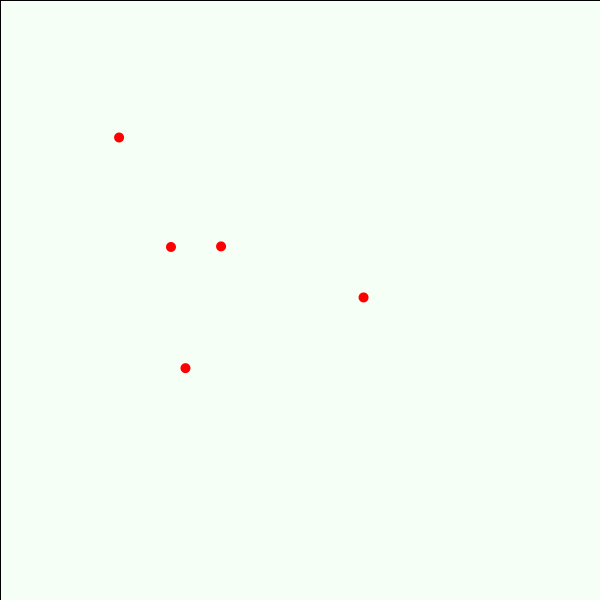
Frame 1 (no input)
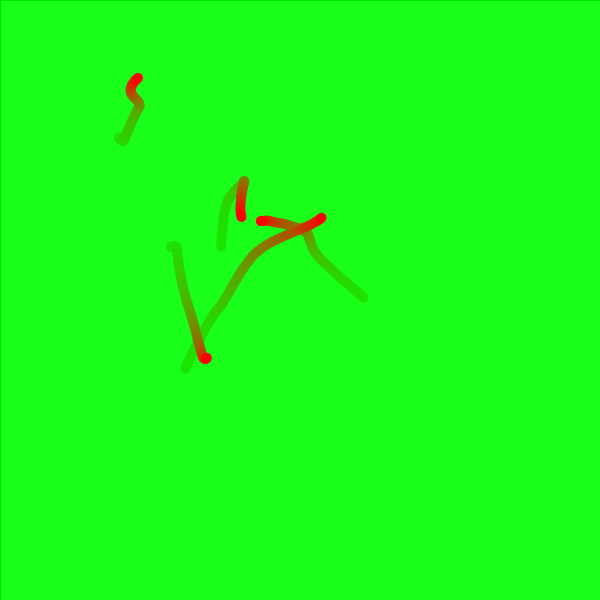
Frame 60 (the mouse pressed at the canvas centre just before this capture)
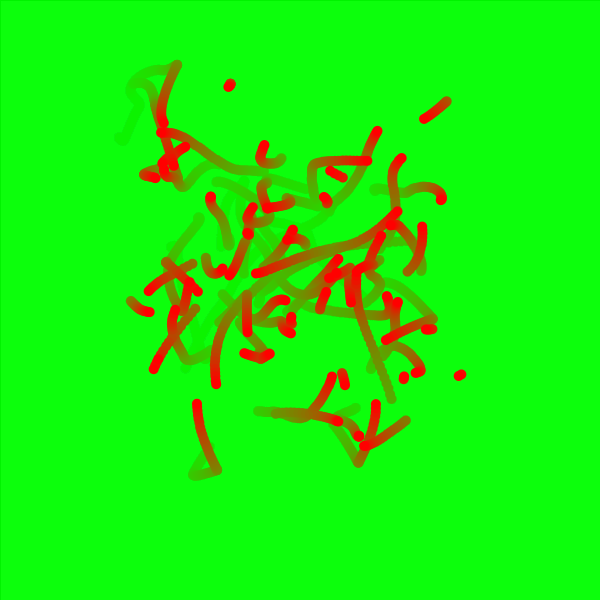
Frame 120 (the mouse held since frame 60 and released just before this capture)

The Processing sketch that drew these frames (run headless with seeded random() and noise(); from frame 60 on, the mouse is pressed at the canvas centre):

// Processing sketch: Worm
// ── Worm.pde
void setup()
{
  size(600, 600);
  background(255, 255, 255);
}
int worm = 5;
void draw()
{
  
  makeMagical();
  if (mousePressed)
  {
    worm++;
  }
  
 
  for (int i = 0; i < worm; i++) 
  {
    float x = random(595);
    float y = random(595);
    fill(255,0,0);
    
    ellipse(getWormX(i),getWormY(i), 10,10);
    }
  }

 float frequency = .006;
    float noiseInterval = PI;

    void makeMagical() {
        fill( 0, 255, 0, 10 );
        rect(0, 0, width, height);
        noStroke();
    }

    float getWormX(int i) {
        return map(noise(i*noiseInterval + frameCount * frequency), 0, 1, 0, width);
    }

    float getWormY(int i) {
        return map(noise(i*noiseInterval+1 + frameCount * frequency), 0, 1, 0, height);
    }
